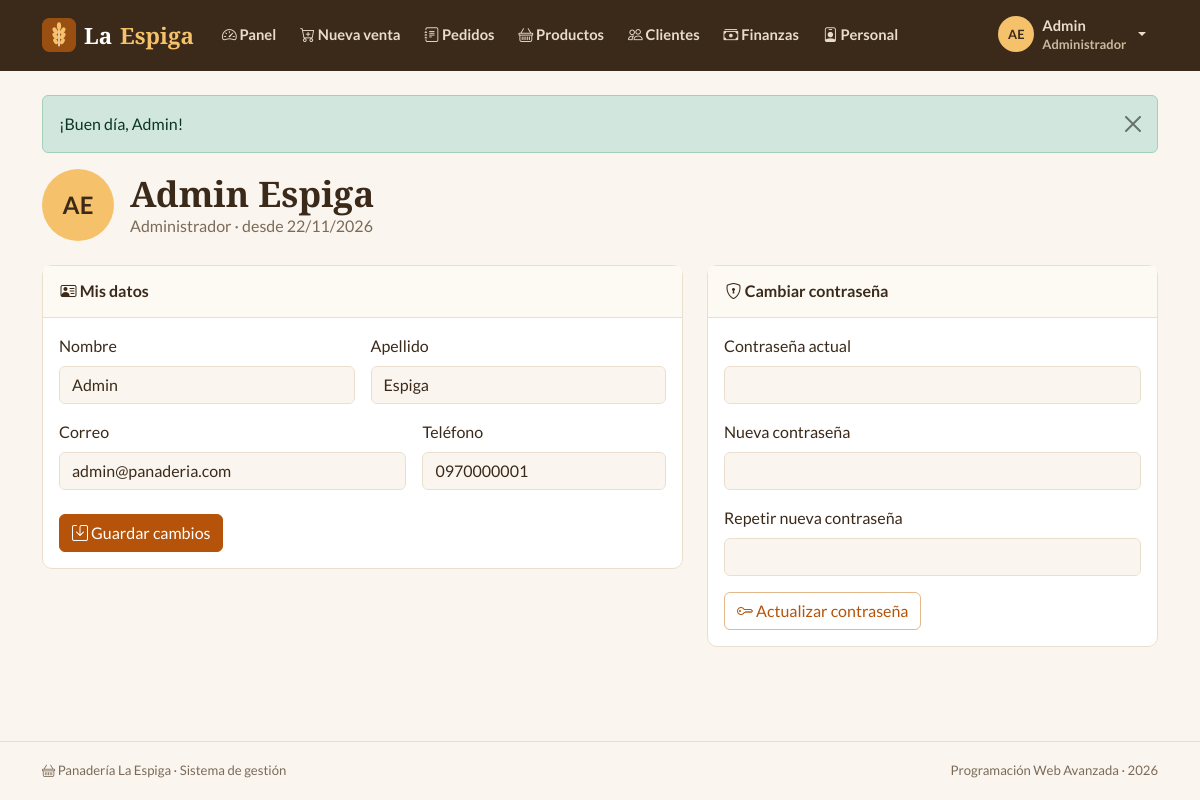
The app's page /index.php?r=perfil/index (signed in) with its own data.
### tables this page shows
CREATE TABLE usuarios (
  id         INT AUTO_INCREMENT PRIMARY KEY,
  nombre     VARCHAR(50)  NOT NULL,
  apellido   VARCHAR(50)  NOT NULL DEFAULT '',
  correo     VARCHAR(100) NOT NULL UNIQUE,
  contrasena VARCHAR(255) NOT NULL,
  id_rol     INT          NOT NULL,
  telefono   VARCHAR(15)  NULL,
  activo     TINYINT(1)   NOT NULL DEFAULT 1,
  creado_en  DATETIME     NOT NULL DEFAULT CURRENT_TIMESTAMP,
  CONSTRAINT fk_usuarios_roles FOREIGN KEY (id_rol) REFERENCES roles(id)
);

### controllers/PerfilController.php (called while the page is built, shortened)
<?php
class PerfilController extends Controller
{
    public function index(): void
    {
        $this->view('perfil/index', [
            'titulo' => 'Mi perfil',
            'u'      => Usuario::find(Auth::id()),
        ]);
    }
}

### core/Router.php (called while the page is built, shortened)
<?php
class Router
{
    public static function dispatch(string $ruta): void
    {
        if (!preg_match('#^([a-z]+)/([a-z]+)$#', $ruta, $m)) {
            self::noEncontrado();
        }
        [, $nombre, $accion] = $m;
        (new $clase())->$accion();
    }
}

### index.php (called while the page is built, shortened)
<?php
require __DIR__ . '/core/helpers.php';
require __DIR__ . '/core/Database.php';
require __DIR__ . '/core/Auth.php';
require __DIR__ . '/core/Model.php';
require __DIR__ . '/core/Router.php';
Router::dispatch(is_string($_GET['r'] ?? null) ? $_GET['r'] : '');

### core/helpers.php (called while the page is built, shortened)
<?php
function e($valor): string
{
    return htmlspecialchars((string) ($valor ?? ''), ENT_QUOTES, 'UTF-8');
}
function url(string $ruta = 'inicio/index', array $params = []): string
{
    $params = array_merge(['r' => $ruta], $params);
    return 'index.php?' . http_build_query($params);
}
function asset(string $ruta): string
{
    $archivo = __DIR__ . '/../assets/' . $ruta;
    $version = is_file($archivo) ? filemtime($archivo) : 1;
    return 'assets/' . $ruta . '?v=' . $version;
}
function flash(?string $tipo = null, ?string $mensaje = null): array
{
    $mensajes = $_SESSION['flash'] ?? [];
    return $mensajes;
}
function fecha(?string $valor, bool $conHora = false): string
{
    $t = strtotime($valor);
    return $conHora ? date('d/m/Y H:i', $t) : date('d/m/Y', $t);
}
function iniciales(string $nombre, string $apellido = ''): string
{
    return mb_strtoupper(mb_substr($nombre, 0, 1) . mb_substr($apellido, 0, 1));
}

### core/Auth.php (called while the page is built, shortened)
<?php
class Auth
{
    public static function user(): ?array
    {
        return $_SESSION['usuario'] ?? null;
    }
}

### core/Database.php (called while the page is built, shortened)
<?php
class Database
{
    private static ?PDO $pdo = null;
    public static function get(): PDO
    {
        if (self::$pdo === null) {
            $dsn = 'mysql:host=' . DB_HOST . ';port=' . DB_PORT
                 . ';dbname=' . DB_NAME . ';charset=utf8mb4';
            try {
                self::$pdo = new PDO($dsn, DB_USER, DB_PASS, [
                    PDO::ATTR_ERRMODE            => PDO::ERRMODE_EXCEPTION,
                    PDO::ATTR_DEFAULT_FETCH_MODE => PDO::FETCH_ASSOC,
                    PDO::ATTR_EMULATE_PREPARES   => false,
                ]);
                self::$pdo->exec("SET time_zone = '" . date('P') . "'");
            } catch (PDOException $e) {
                http_response_code(500);
                $detalle = DEBUG ? '<br><small>' . htmlspecialchars($e->getMessage()) . '</small>' : '';
                exit('<h3 style="font-family:sans-serif">No se pudo conectar a la base de datos.'
                    . ' Revise config/config.php e importe panaderia.sql.' . $detalle . '</h3>');
            }
        }
        return self::$pdo;
    }
}

### core/Model.php (called while the page is built, shortened)
<?php
abstract class Model
{
    protected static string $tabla;
    protected static function db(): PDO
    {
        return Database::get();
    }
    protected static function query(string $sql, array $params = []): PDOStatement
    {
        $st = self::db()->prepare($sql);
        $st->execute($params);
        return $st;
    }
    public static function find(int $id): ?array
    {
        $fila = self::query('SELECT * FROM ' . static::$tabla . ' WHERE id = ?', [$id])->fetch();
        return $fila ?: null;
    }
}

### views/perfil/index.php (the view, shortened to what this page needs)
<div class="pe-encabezado">
  <div class="d-flex align-items-center gap-3">
    <span class="pe-avatar pe-avatar-xl"><?= e(iniciales($u['nombre'], $u['apellido'])) ?></span>
    <div>
      <h1 class="pe-titulo mb-0"><?= e($u['nombre'] . ' ' . $u['apellido']) ?></h1>
      <p class="text-body-secondary mb-0"><?= e(Auth::user()['rol']) ?> · desde <?= fecha($u['creado_en']) ?></p>
    </div>
  </div>
</div>
<div class="row g-4">
  <div class="col-lg-7">
    <div class="card pe-card">
      <div class="card-header fw-bold"><i class="bi bi-person-vcard"></i> Mis datos</div>
      <div class="card-body">
        <form method="post" action="<?= url('perfil/guardar') ?>" class="needs-validation" novalidate>
          <div class="row g-3">
            <div class="col-md-6"><label class="form-label">Nombre</label>
              <input class="form-control" name="nombre" value="<?= e($u['nombre']) ?>" required minlength="2" maxlength="50"><div class="invalid-feedback">Obligatorio.</div></div>
            <div class="col-md-6"><label class="form-label">Apellido</label>
              <input class="form-control" name="apellido" value="<?= e($u['apellido']) ?>" maxlength="50"></div>
            <div class="col-md-7"><label class="form-label">Correo</label>
              <input type="email" class="form-control" name="correo" value="<?= e($u['correo']) ?>" required maxlength="100"><div class="invalid-feedback">Correo no válido.</div></div>
            <div class="col-md-5"><label class="form-label">Teléfono</label>
              <input class="form-control" name="telefono" value="<?= e($u['telefono']) ?>" pattern="\d{7,15}" inputmode="numeric"><div class="invalid-feedback">Solo números.</div></div>
          </div>
          <button class="btn btn-primary mt-4"><i class="bi bi-save"></i> Guardar cambios</button>
        </form>
      </div>
    </div>
  </div>
  <div class="col-lg-5">
    <div class="card pe-card">
      <div class="card-header fw-bold"><i class="bi bi-shield-lock"></i> Cambiar contraseña</div>
      <div class="card-body">
        <form method="post" action="<?= url('perfil/contrasena') ?>" class="needs-validation" novalidate>
          <div class="mb-3"><label class="form-label">Contraseña actual</label>
            <input type="password" class="form-control" name="actual" required autocomplete="current-password"><div class="invalid-feedback">Obligatoria.</div></div>
          <div class="mb-3"><label class="form-label">Nueva contraseña</label>
            <input type="password" class="form-control" name="nueva" id="nuevaClave" required minlength="<?= Usuario::MIN_CLAVE ?>" autocomplete="new-password">
            <div class="invalid-feedback">Mínimo <?= Usuario::MIN_CLAVE ?> caracteres.</div></div>
          <div class="mb-3"><label class="form-label">Repetir nueva contraseña</label>
            <input type="password" class="form-control" name="nueva2" required data-igual-a="nuevaClave" autocomplete="new-password"><div class="invalid-feedback">No coincide.</div></div>
          <button class="btn btn-outline-primary"><i class="bi bi-key"></i> Actualizar contraseña</button>
        </form>
      </div>
    </div>
  </div>
</div>

### views/layout/header.php (shortened to what this page needs)
<?php
$rutaActual = is_string($_GET['r'] ?? null) ? $_GET['r'] : '';
$usuario = Auth::user();
$activo = function (string $ruta) use ($rutaActual): string {
    if ($ruta === 'pedidos/nuevo') return $rutaActual === 'pedidos/nuevo' ? 'active' : '';
    $modulo = explode('/', $ruta)[0];
    return str_starts_with($rutaActual, $modulo . '/') && $rutaActual !== 'pedidos/nuevo' ? 'active' : '';
};
$menu = [
    ['inicio/index', 'speedometer2', 'Panel'],
    ['pedidos/nuevo', 'cart-plus', 'Nueva venta'],
    ['pedidos/index', 'journal-text', 'Pedidos'],
];
if (Auth::es(Auth::ADMIN)) $menu[] = ['productos/index', 'basket', 'Productos'];
$menu[] = ['clientes/index', 'people', 'Clientes'];
if (Auth::es(Auth::ADMIN)) {
    $menu[] = ['finanzas/index', 'cash-stack', 'Finanzas'];
    $menu[] = ['personal/index', 'person-badge', 'Personal'];
}
?>
<!doctype html>
<html lang="es">
<head>
  <link rel="stylesheet" href="https://cdn.jsdelivr.net/npm/bootstrap@5.3.3/dist/css/bootstrap.min.css">
  <link rel="stylesheet" href="https://cdn.jsdelivr.net/npm/bootstrap-icons@1.11.3/font/bootstrap-icons.min.css">
  <link rel="stylesheet" href="<?= asset('css/styles.css') ?>">
</head>
<body>
<?php if ($usuario): ?>
<nav class="navbar navbar-expand-xl pe-navbar sticky-top">
  <div class="container">
    <a class="navbar-brand pe-marca" href="<?= url('inicio/index') ?>">
      <img src="<?= asset('img/logo.svg') ?>" alt="" width="34" height="34"> La <span>Espiga</span>
    </a>
    <div class="collapse navbar-collapse" id="menuPrincipal">
      <ul class="navbar-nav me-auto mb-2 mb-xl-0">
        <?php foreach ($menu as [$ruta, $icono, $texto]): ?>
          <li class="nav-item">
            <a class="nav-link <?= $activo($ruta) ?>" href="<?= url($ruta) ?>"><i class="bi bi-<?= $icono ?>"></i> <?= $texto ?></a>
          </li>
        <?php endforeach; ?>
      </ul>
      <div class="dropdown">
        <button class="btn btn-link nav-link dropdown-toggle d-flex align-items-center gap-2" data-bs-toggle="dropdown" aria-expanded="false">
          <span class="pe-avatar"><?= e(iniciales($usuario['nombre'], $usuario['apellido'])) ?></span>
          <span class="text-start lh-sm">
            <span class="d-block fw-bold"><?= e($usuario['nombre']) ?></span>
            <small class="text-body-secondary"><?= e($usuario['rol']) ?></small>
          </span>
        </button>
      </div>
    </div>
  </div>
</nav>
<?php endif; ?>
<main class="container py-4 pe-main">
  <?php foreach (flash() as $f): ?>
    <div class="alert alert-<?= e($f['tipo']) ?> alert-dismissible fade show pe-flash" role="alert">
      <?= e($f['mensaje']) ?>
      <button type="button" class="btn-close" data-bs-dismiss="alert" aria-label="Cerrar"></button>
    </div>
  <?php endforeach; ?>

### assets/css/styles.css (style rules this page uses)
:root { --pe-harina: #faf6ef; --pe-blanco: #ffffff; --pe-caramelo: #b45309; --pe-caramelo-h:#92400e; --pe-miel: #fef3c7; --pe-trigo: #f3e6d3; --pe-cafe: #3b2a1a; --pe-suave: #7c6a58; --pe-borde: #eadfce; --pe-oliva: #4d7c0f; --pe-radio: 10px; }
body { --bs-body-bg: var(--pe-harina); --bs-body-color: var(--pe-cafe); --bs-body-font-family: 'Lato', system-ui, sans-serif; --bs-secondary-color: var(--pe-suave); --bs-border-color: var(--pe-borde); --bs-primary: var(--pe-caramelo); --bs-primary-rgb: 180, 83, 9; --bs-link-color-rgb: 146, 64, 14; --bs-link-hover-color-rgb: 120, 53, 15; }
.btn-primary { --bs-btn-bg: var(--pe-caramelo); --bs-btn-border-color: var(--pe-caramelo); --bs-btn-hover-bg: var(--pe-caramelo-h); --bs-btn-hover-border-color: var(--pe-caramelo-h); --bs-btn-active-bg: #78350f; --bs-btn-disabled-bg: #d9a979; --bs-btn-disabled-border-color: #d9a979; }
.btn-outline-primary { --bs-btn-color: var(--pe-caramelo); --bs-btn-border-color: #e3b98c; --bs-btn-hover-bg: var(--pe-caramelo); --bs-btn-hover-border-color: var(--pe-caramelo); --bs-btn-active-bg: var(--pe-caramelo); --bs-btn-active-border-color: var(--pe-caramelo); }
.form-control, .form-select { border-color: var(--pe-borde); }
body { min-height: 100vh; display: flex; flex-direction: column; }
.pe-main { flex: 1; }
.pe-titulo, .pe-marca, .pe-stat-valor, .pe-total { font-family: 'Playfair Display', Georgia, serif; font-weight: 700; }
.pe-titulo { font-size: clamp(1.7rem, 3.5vw, 2.2rem); margin-bottom: .2rem; color: var(--pe-cafe); }
.pe-titulo span, .pe-marca span { color: var(--pe-caramelo); }
.pe-encabezado { display: flex; flex-wrap: wrap; justify-content: space-between; align-items: flex-end; gap: 1rem; margin-bottom: 1.5rem; }
.pe-navbar { background: var(--pe-cafe); }
.pe-marca { display: flex; align-items: center; gap: .5rem; font-size: 1.4rem; color: #fff; }
.pe-marca span { color: #f5c26b; }
.pe-navbar .nav-link { color: #e9dccb; font-weight: 700; font-size: .92rem; padding: .5rem .75rem !important; border-bottom: 2px solid transparent; }
.pe-navbar .text-body-secondary { color: #cbb89f !important; }
.pe-avatar { width: 36px; height: 36px; border-radius: 50%; background: #f5c26b; color: var(--pe-cafe); font-weight: 700; font-size: .8rem; display: inline-flex; align-items: center; justify-content: center; flex-shrink: 0; }
.pe-avatar-xl { width: 72px; height: 72px; font-size: 1.5rem; }
.pe-card { background: var(--pe-blanco); border: 1px solid var(--pe-borde); border-radius: var(--pe-radio); }
.pe-card > .card-header, .pe-card > .card-footer { background: #fdfaf4; border-color: var(--pe-borde); }
.pe-card > .card-header { padding: .85rem 1.1rem; }
.pe-main > * { animation: aparecer .3s ease both; }

### records on screen
usuarios: iniciales($usuario['nombre'], $usuario['apellido']) "AE", nombre "Admin", iniciales($u['nombre'], $u['apellido']) "AE", nombre+apellido "Admin Espiga", creado_en "22/11/2026", apellido "Espiga", correo "admin@panaderia.com", telefono "0970000001"

### other values on screen
$texto "Panel"
$texto "Nueva venta"
$texto "Pedidos"
$texto "Productos"
$texto "Clientes"
$texto "Finanzas"
$texto "Personal"
$usuario['rol'] "Administrador"
$f['mensaje'] "¡Buen día, Admin!"
Auth::user()['rol'] "Administrador"
